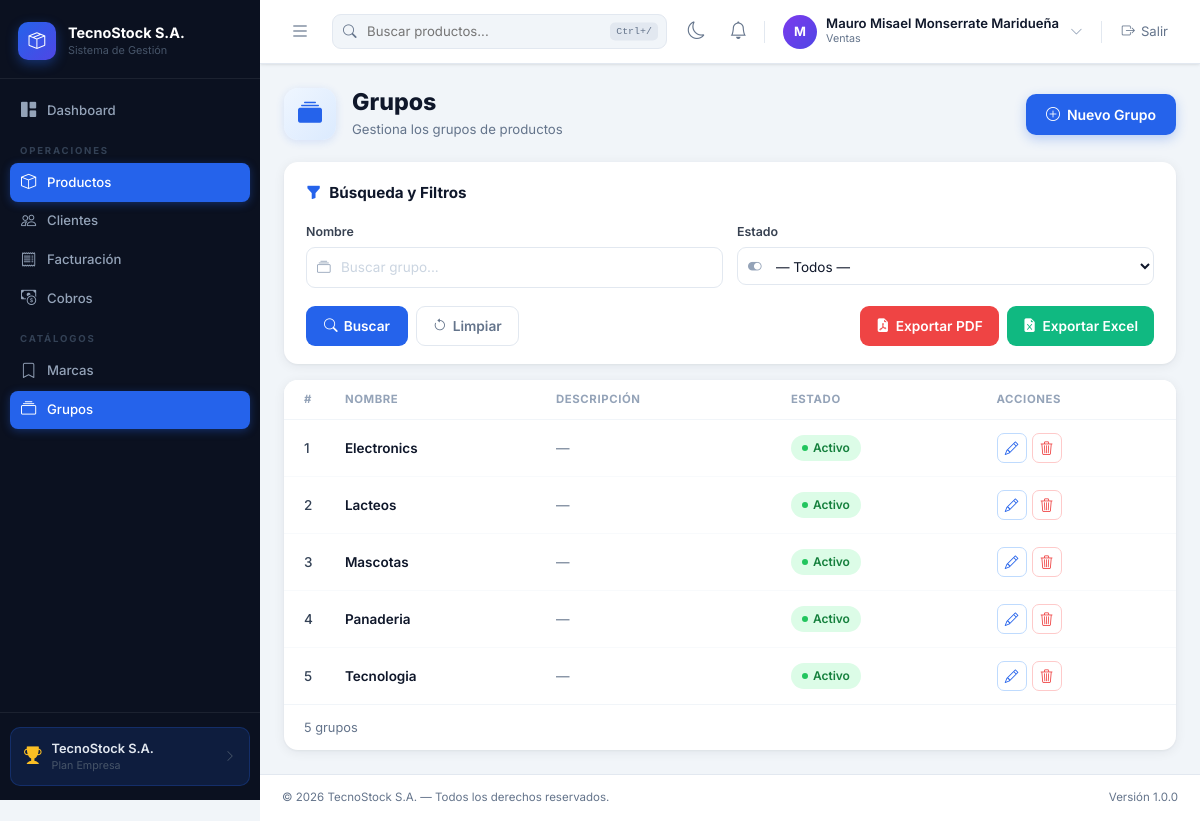
The app's page /groups/ (signed in) with its own data.
### billing/models.py (models this page shows, shortened)
class ProductGroup(models.Model):
    name = models.CharField(max_length=100, unique=True, verbose_name='Nombre')
    description = models.TextField(blank=True, verbose_name='Descripción')
    is_active = models.BooleanField(default=True, verbose_name='Activo')
    class Meta:
        verbose_name = 'Grupo de Producto'
        verbose_name_plural = 'Grupos de Productos'
        ordering = ['name']

### billing/views.py (the view)
# urls.py: path('groups/', views.ProductGroupListView.as_view(), name='productgroup_list'),
class ProductGroupListView(PermissionMixin, ExportMixin, ListView):
    model = ProductGroup
    template_name = 'billing/productgroup_list.html'
    context_object_name = 'groups'
    paginate_by = 10
    permission_required = 'billing.view_productgroup'
    export_title = 'Listado de Grupos de Productos'
    export_fields = [
        ('Nombre',       'name'),
        ('Descripción',  'description'),
        ('Estado',       lambda g: 'Activo' if g.is_active else 'Inactivo'),
    ]
    def get_queryset(self):
        qs = ProductGroup.objects.all()
        name_q = self.request.GET.get('name', '').strip()
        status  = self.request.GET.get('status', '')
        if name_q:
            qs = qs.filter(name__icontains=name_q)
        if status == '1':
            qs = qs.filter(is_active=True)
        elif status == '0':
            qs = qs.filter(is_active=False)
        return qs
    def get_context_data(self, **kwargs):
        ctx = super().get_context_data(**kwargs)
        p = self.request.GET.copy(); p.pop('page', None); qs_str = p.urlencode()
        ctx['filter_qs_pfx'] = (qs_str + '&') if qs_str else ''
        ctx['params'] = self.request.GET
        if ctx.get('is_paginated'):
            ctx['elided_page_range'] = ctx['paginator'].get_elided_page_range(
                number=ctx['page_obj'].number, on_each_side=2, on_ends=1)
        return ctx

### billing/templates/billing/productgroup_list.html (shortened to what this page needs)
{% extends 'base.html' %}
{% block content %}
<div class="mod-header">
    <div class="mod-header-left">
        <div class="mod-hdr-icon"><i class="bi bi-collection-fill"></i></div>
        <div>
            <h2 class="mod-title">Grupos</h2>
            <p class="mod-subtitle">Gestiona los grupos de productos</p>
        </div>
    </div>
    <a href="{% url 'billing:productgroup_create' %}" class="btn-mod-new">
        <i class="bi bi-plus-circle"></i> Nuevo Grupo
    </a>
</div>
<div class="mod-filter-card">
    <div class="mod-filter-title"><i class="bi bi-funnel-fill"></i> Búsqueda y Filtros</div>
    <form method="get" id="mod-filter-form">
        <div class="mod-fi-grid mod-fi-g2">
            <div>
                <label class="mod-fi-label">Nombre</label>
                <div class="mod-fi-wrap">
                    <input type="text" name="name" class="mod-fi-input" placeholder="Buscar grupo..."
                           value="{{ params.name|default:'' }}">
                </div>
            </div>
            <div>
                <label class="mod-fi-label">Estado</label>
                <div class="mod-fi-wrap">
                    <select name="status" class="mod-fi-select">
                        <option value="">— Todos —</option>
                    </select>
                </div>
            </div>
        </div>
        <div class="mod-fi-btn-row" style="justify-content:space-between">
            <div class="mod-fi-btn-row">
                <button type="submit" class="btn-mod-search"><i class="bi bi-search"></i> Buscar</button>
                <a href="{% url 'billing:productgroup_list' %}" class="btn-mod-clear">
                    <i class="bi bi-arrow-counterclockwise"></i> Limpiar
                </a>
            </div>
            <div class="mod-fi-btn-row">
                {% if perms.billing.can_export %}
                <button type="button" class="btn-mod-pdf"
                        data-bs-toggle="modal" data-bs-target="#exportModal" data-export="pdf">
                    <i class="bi bi-file-earmark-pdf-fill"></i> Exportar PDF
                </button>
                <button type="button" class="btn-mod-excel"
                        data-bs-toggle="modal" data-bs-target="#exportModal" data-export="excel">
                    <i class="bi bi-file-earmark-excel-fill"></i> Exportar Excel
                </button>
                {% endif %}
            </div>
        </div>
    </form>
</div>
<div class="mod-table-card">
    <table class="mod-table">
        <thead>
            <tr>
                <th style="width:36px">#</th>
                <th>Nombre</th>
                <th>Descripción</th>
                <th>Estado</th>
                <th>Acciones</th>
            </tr>
        </thead>
        <tbody>
            {% for group in groups %}
            <tr>
                <td class="mod-row-num">
                    {% if is_paginated %}{{ page_obj.start_index|add:forloop.counter0 }}{% else %}{{ forloop.counter }}{% endif %}
                </td>
                <td style="font-weight:600;color:var(--text-primary)">{{ group.name }}</td>
                <td style="color:var(--text-muted)">{{ group.description|default:"—"|truncatechars:70 }}</td>
                <td>
                    {% if group.is_active %}
                    <span class="mod-status mod-st-green"><span class="mod-sdot"></span> Activo</span>
                    {% else %}
                    <span class="mod-status mod-st-red"><span class="mod-sdot"></span> Inactivo</span>
                    {% endif %}
                </td>
                <td>
                    <div class="mod-act-group">
                        <a href="{% url 'billing:productgroup_update' group.pk %}" class="mod-act-btn act-edit" title="Editar"><i class="bi bi-pencil"></i></a>
                        <a href="{% url 'billing:productgroup_delete' group.pk %}" class="mod-act-btn act-del" title="Eliminar"><i class="bi bi-trash3"></i></a>
                    </div>
                </td>
            </tr>
            {% empty %}
            <tr><td colspan="5"><div class="mod-empty"><i class="bi bi-collection"></i><p>No se encontraron grupos.</p></div></td></tr>
            {% endfor %}
        </tbody>
    </table>
    <div class="mod-table-footer">
        <div class="mod-count">
            {% if is_paginated %}
                Mostrando {{ page_obj.start_index }} a {{ page_obj.end_index }} de {{ paginator.count }} grupo{{ paginator.count|pluralize }}
            {% else %}
                {{ groups|length }} grupo{{ groups|length|pluralize }}
            {% endif %}
        </div>
    </div>
</div>
{% endblock %}
{% block extra_js %}
<div class="toast-container position-fixed bottom-0 end-0 p-3" style="z-index:11000;">
</div>
{% endblock %}

### templates/base.html (shortened to what this page needs)
{% load static %}
<!DOCTYPE html>
<html lang="es">
<head>
<link href="https://cdn.jsdelivr.net/npm/bootstrap@5.3.3/dist/css/bootstrap.min.css" rel="stylesheet">
<link href="https://cdn.jsdelivr.net/npm/bootstrap-icons@1.11.3/font/bootstrap-icons.css" rel="stylesheet">
</head>
<body>
{% if user.is_authenticated %}
<aside id="sidebar">
    <div class="sb-brand">
        <div class="sb-brand-icon"><i class="bi bi-box-seam"></i></div>
        <div><div class="sb-brand-name">TecnoStock S.A.</div><div class="sb-brand-sub">Sistema de Gestión</div></div>
    </div>
    {% with url_name=request.resolver_match.url_name|default:'' app_name=request.resolver_match.app_name|default:'' %}
    <nav class="sb-nav">
        <a href="{% url 'billing:home' %}" class="sb-link {% if url_name == 'home' %}active{% endif %}"><i class="bi bi-grid-1x2-fill"></i> Dashboard</a>
        {% if perms.billing.view_product or perms.billing.view_customer or perms.billing.view_invoice or perms.purchasing.view_purchase or perms.cobros.view_cobrofactura or perms.pagos.view_pagocompra %}
        <div class="sb-section">Operaciones</div>
        {% endif %}
        {% if perms.billing.view_product %}
        <a href="{% url 'billing:product_list' %}" class="sb-link {% if 'product' in url_name and app_name == 'billing' %}active{% endif %}"><i class="bi bi-box"></i> Productos</a>
        {% endif %}
        {% if perms.billing.view_customer %}
        <a href="{% url 'billing:customer_list' %}" class="sb-link {% if 'customer' in url_name %}active{% endif %}"><i class="bi bi-people"></i> Clientes</a>
        {% endif %}
        {% if perms.billing.view_invoice %}
        <a href="{% url 'billing:invoice_list' %}" class="sb-link {% if 'invoice' in url_name %}active{% endif %}"><i class="bi bi-receipt"></i> Facturación</a>
        {% endif %}
        {% if perms.cobros.view_cobrofactura %}
        <a href="{% url 'cobros:factura_pendiente_list' %}" class="sb-link {% if app_name == 'cobros' %}active{% endif %}"><i class="bi bi-cash-coin"></i> Cobros</a>
        {% endif %}
        {% if perms.billing.view_brand or perms.billing.view_productgroup or perms.billing.view_supplier %}
        <div class="sb-section">Catálogos</div>
        {% endif %}
        {% if perms.billing.view_brand %}
        <a href="{% url 'billing:brand_list' %}" class="sb-link {% if 'brand' in url_name %}active{% endif %}"><i class="bi bi-bookmark"></i> Marcas</a>
        {% endif %}
        {% if perms.billing.view_productgroup %}
        <a href="{% url 'billing:productgroup_list' %}" class="sb-link {% if 'productgroup' in url_name %}active{% endif %}"><i class="bi bi-collection"></i> Grupos</a>
        {% endif %}
    </nav>
    {% endwith %}
    <div class="sb-footer">
        <div class="sb-plan-card">
            <i class="bi bi-trophy-fill sb-plan-icon"></i>
            <div style="flex:1;min-width:0"><div class="sb-plan-name">TecnoStock S.A.</div><div class="sb-plan-label">Plan Empresa</div></div>
            <i class="bi bi-chevron-right" style="color:#475569;font-size:.75rem"></i>
        </div>
    </div>
</aside>
{% endif %}
<div id="main-wrap" {% if not user.is_authenticated %}class="no-sidebar"{% endif %}>
{% if user.is_authenticated %}
    <header class="topbar">
        <button class="sb-toggle" id="sidebarToggle"><i class="bi bi-list"></i></button>
        <div class="topbar-search">
            <input type="text" id="globalSearch" placeholder="Buscar productos..." data-url="{% url 'billing:product_list' %}">
            <span class="ts-kbd">Ctrl+/</span>
        </div>
        <div class="topbar-right">
            <button class="theme-toggle" id="themeToggle" type="button" title="Cambiar tema">
                <i class="bi bi-moon"></i>
            </button>
            <div class="dropdown notif-wrap">
                <button class="notif-btn" type="button" data-bs-toggle="dropdown" aria-expanded="false" title="Notificaciones">
                    <i class="bi bi-bell"></i>
                </button>
            </div>
            <div class="user-chip">
                <div class="user-avatar">{{ user.username|first|upper }}</div>
                <div>
                    <div class="user-name">{{ user.get_full_name|default:user.username }}</div>
                    <div class="user-role">{% if user.is_superuser %}Superusuario{% else %}{% with g=user.groups.first %}{% if g %}{{ g.name }}{% else %}Usuario{% endif %}{% endwith %}{% endif %}</div>
                </div>
                <i class="bi bi-chevron-down" style="color:#94A3B8;font-size:.8rem;margin-left:2px"></i>
            </div>
            <form method="post" action="{% url 'logout' %}" style="margin:0">
                <button type="submit" class="logout-btn"><i class="bi bi-box-arrow-right"></i> Salir</button>
            </form>
        </div>
    </header>
    <div class="content-area"><main>
{% endif %}
{% block content %}{% endblock %}
{% if user.is_authenticated %}
    </main></div>
    <footer class="site-footer">
        <span>© 2026 TecnoStock S.A. — Todos los derechos reservados.</span>
        <span>Versión 1.0.0</span>
    </footer>
{% else %}
    </div></div>
{% endif %}
</div>
{% block extra_js %}{% endblock %}
</body>
</html>

### records on screen
ProductGroup: name "Electronics", description "—", is_active True (drawn)
ProductGroup: name "Lacteos", description "—", is_active True (drawn)
ProductGroup: name "Mascotas", description "—", is_active True (drawn)
ProductGroup: name "Panaderia", description "—", is_active True (drawn)
ProductGroup: name "Tecnologia", description "—", is_active True (drawn)

### other values on screen
{{ user.username|first|upper }} "M"
{{ user.get_full_name|default:user.username }} "Mauro Misael Monserrate Maridueña"
{{ g.name }} "Ventas"
{{ groups|length }} "5"
